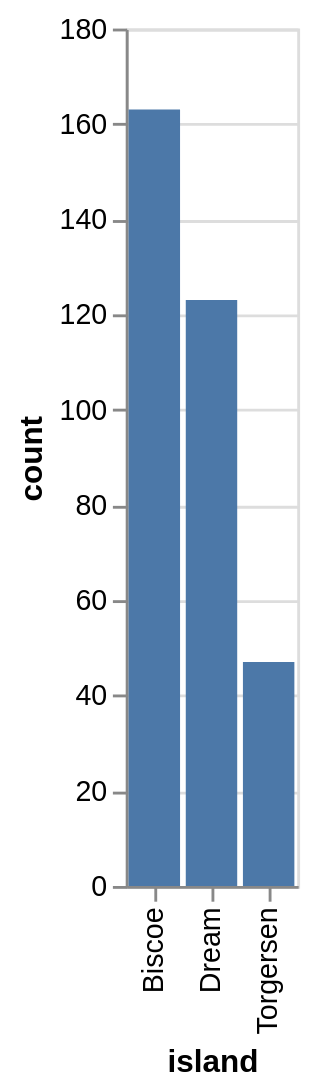

The code cell stored with this chart in its notebook:
### Code cell
alt.Chart(penguins["island"].value_counts().reset_index()).mark_bar().encode(
    x = "island",
    y = "count"
)

### Figure 1 — Vega-Lite specification as saved in the notebook (floating-point values rounded to 4 significant figures)
{"config": {"view": {"continuousWidth": 300, "continuousHeight": 300}}, "data": {"name": "data-60252f0bbbed76780754861f4c65b1d5"}, "mark": {"type": "bar"}, "encoding": {"x": {"field": "island", "type": "nominal"}, "y": {"field": "count", "type": "quantitative"}}, "$schema": "https://vega.github.io/schema/vega-lite/v5.20.1.json", "datasets": {"data-60252f0bbbed76780754861f4c65b1d5": [{"island": "Biscoe", "count": 163}, {"island": "Dream", "count": 123}, {"island": "Torgersen", "count": 47}]}}
